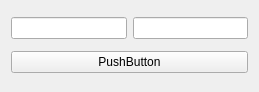
<?xml version="1.0" encoding="UTF-8"?>
<ui version="4.0">
 <class>Form</class>
 <widget class="QWidget" name="Form">
  <property name="geometry">
   <rect>
    <x>0</x>
    <y>0</y>
    <width>259</width>
    <height>92</height>
   </rect>
  </property>
  <property name="windowTitle">
   <string>Form</string>
  </property>
  <layout class="QHBoxLayout" name="horizontalLayout_2">
   <item>
    <layout class="QVBoxLayout" name="verticalLayout">
     <item>
      <layout class="QHBoxLayout" name="horizontalLayout">
       <item>
        <widget class="QLineEdit" name="lineEdit"/>
       </item>
       <item>
        <widget class="QLineEdit" name="lineEdit_2"/>
       </item>
      </layout>
     </item>
     <item>
      <widget class="QPushButton" name="pushButton">
       <property name="text">
        <string>PushButton</string>
       </property>
      </widget>
     </item>
    </layout>
   </item>
  </layout>
 </widget>
 <resources/>
 <connections/>
</ui>
